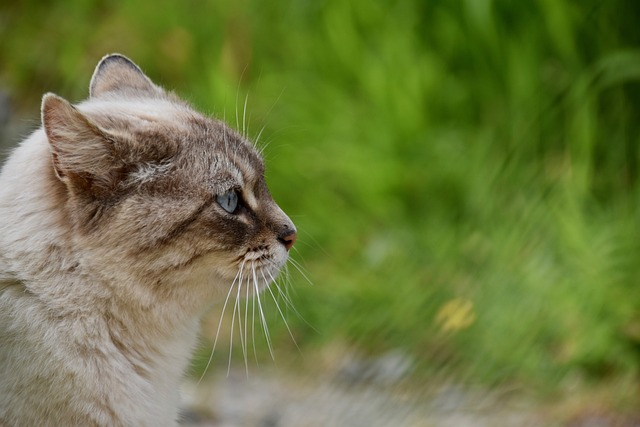
#> input picture img.jpg, 640 x 427 px
$ jupyter execute '05. 파일 저장.ipynb'
#> lines starting #> are read from the running program, lines starting #| are printed output that depends on the picture
# 5. 파일 저장

## 이미지 저장

[cell 1]
import cv2
img = cv2.imread('img.jpg',cv2.IMREAD_GRAYSCALE) # 흑백으로 이미지 불러오기
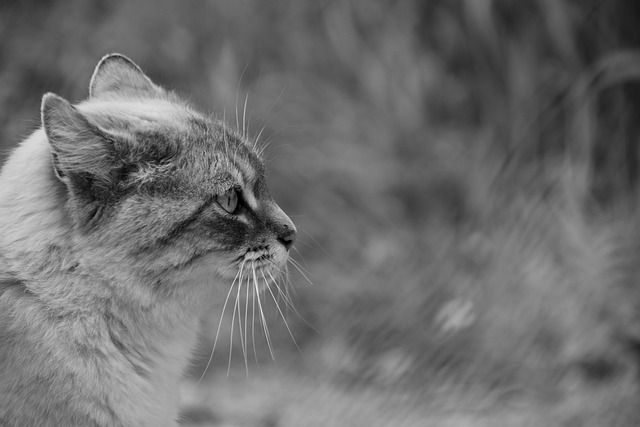
#> img: shape (427, 640); min 0, max 242, mean 109.3
cv2.imshow('img',img)
cv2.waitKey(0)
cv2.destroyAllWindows()

result=cv2.imwrite('img_save.jpg',img)
print(result)
#| True

## 저장 포맷 (jpg,png)

[cell 2]
import cv2
img = cv2.imread('img.jpg',cv2.IMREAD_GRAYSCALE) # 흑백으로 이미지 불러오기
cv2.imwrite('img_save.png',img) # png 형태로 저장
#> Out = True

## 동영상 저장

[cell 3]
import cv2
cap = cv2.VideoCapture('video.mp4')

# 코덱 정의
fourcc = cv2.VideoWriter_fourcc(*"DIVX")

# 프레임 크기, FPS
width = round(cap.get(cv2.CAP_PROP_FRAME_WIDTH))
height = round(cap.get(cv2.CAP_PROP_FRAME_HEIGHT))
fps = cap.get(cv2.CAP_PROP_FPS) * 2 # 영상 재생 속도 2배


out = cv2.VideoWriter('output_fast.avi',fourcc, fps, (width,height))
# 저장 파일명, 코덱, FPS, 크기 , (width,height)

while cap.isOpened() :
    ret, frame = cap.read()
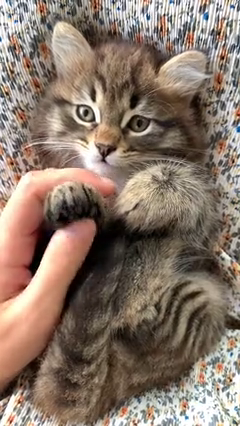
#> input picture frame 36 of video.mp4, 240 x 426 px
#> frame is the input picture: shape (426, 240, 3); mean B, G, R 105.9, 118.8, 136.9

    if not ret :
        break

    out.write(frame) # 영상 데이터만 저장 (소리 X)
    cv2.imshow('video', frame)
    if cv2.waitKey(1) == ord('q') :
#> (key q is pressed here)
        break

out.release() # 자원 해제
cap.release()
cv2.destroyAllWindows()
